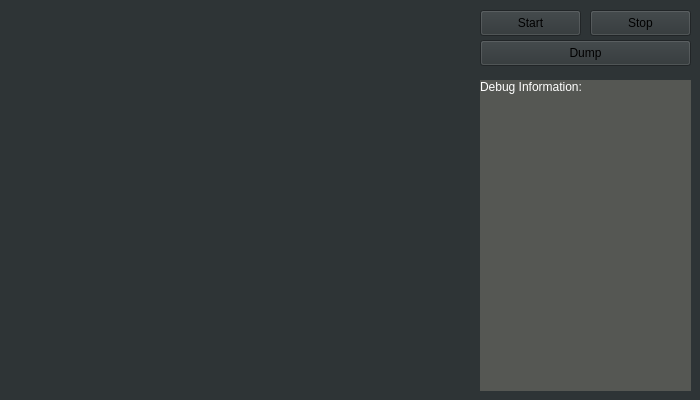
<?xml version="1.0" encoding="UTF-8"?>
<ui version="4.0">
 <class>MainWindow</class>
 <widget class="QMainWindow" name="MainWindow">
  <property name="geometry">
   <rect>
    <x>0</x>
    <y>0</y>
    <width>700</width>
    <height>400</height>
   </rect>
  </property>
  <property name="windowTitle">
   <string>Demo</string>
  </property>
  <property name="styleSheet">
   <string notr="true">background-color: rgb(46, 52, 54);</string>
  </property>
  <widget class="QWidget" name="centralWidget">
   <widget class="QLabel" name="imgDisplay">
    <property name="geometry">
     <rect>
      <x>20</x>
      <y>20</y>
      <width>441</width>
      <height>361</height>
     </rect>
    </property>
    <property name="text">
     <string/>
    </property>
   </widget>
   <widget class="QPushButton" name="btnStart">
    <property name="geometry">
     <rect>
      <x>480</x>
      <y>10</y>
      <width>101</width>
      <height>26</height>
     </rect>
    </property>
    <property name="text">
     <string>Start</string>
    </property>
   </widget>
   <widget class="QPushButton" name="btnStop">
    <property name="geometry">
     <rect>
      <x>590</x>
      <y>10</y>
      <width>101</width>
      <height>26</height>
     </rect>
    </property>
    <property name="text">
     <string>Stop</string>
    </property>
   </widget>
   <widget class="QPushButton" name="btnDump">
    <property name="geometry">
     <rect>
      <x>480</x>
      <y>40</y>
      <width>211</width>
      <height>26</height>
     </rect>
    </property>
    <property name="text">
     <string>Dump</string>
    </property>
   </widget>
   <widget class="QLabel" name="label">
    <property name="geometry">
     <rect>
      <x>480</x>
      <y>80</y>
      <width>211</width>
      <height>311</height>
     </rect>
    </property>
    <property name="styleSheet">
     <string notr="true">background-color: rgb(85, 87, 83);
color: rgb(255, 255, 255);</string>
    </property>
    <property name="text">
     <string>Debug Information:</string>
    </property>
    <property name="alignment">
     <set>Qt::AlignLeading|Qt::AlignLeft|Qt::AlignTop</set>
    </property>
    <property name="margin">
     <number>5</number>
    </property>
   </widget>
  </widget>
 </widget>
 <layoutdefault spacing="6" margin="11"/>
 <resources/>
 <connections/>
</ui>
